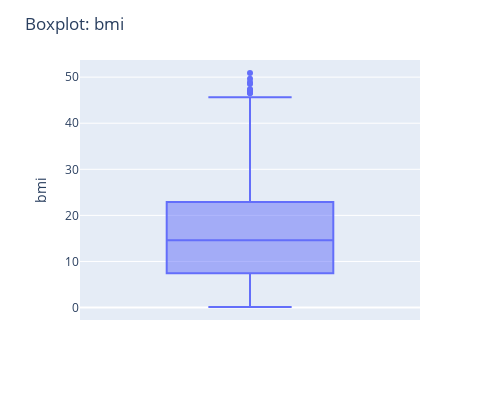

The code cell stored with this chart in its notebook:
### Code cell
fig = px.box(df, y='bmi')

fig.update_layout(
        title='<span>Boxplot: bmi</span>', 
        autosize=False,
        width=500,
        height=400
    )

### Figure 1 — Plotly figure (JSON) as saved in the notebook; plotly's stock layout.template omitted (floating-point values rounded to 4 significant figures; data arrays with more than 128 entries replaced by an {"elided": "..."} marker saying what was removed)
{"data": [{"alignmentgroup": "True", "hovertemplate": "bmi=%{y}<extra></extra>", "legendgroup": "", "marker": {"color": "#636efa"}, "name": "", "notched": false, "offsetgroup": "", "orientation": "v", "showlegend": false, "type": "box", "x0": " ", "xaxis": "x", "y": {"elided": "9948 float values"}, "y0": " ", "yaxis": "y"}], "layout": {"autosize": false, "boxmode": "group", "height": 400, "legend": {"tracegroupgap": 0}, "margin": {"t": 60}, "title": {"text": "<span>Boxplot: bmi</span>"}, "width": 500, "xaxis": {"anchor": "y", "domain": [0, 1]}, "yaxis": {"anchor": "x", "domain": [0, 1], "title": {"text": "bmi"}}}}
